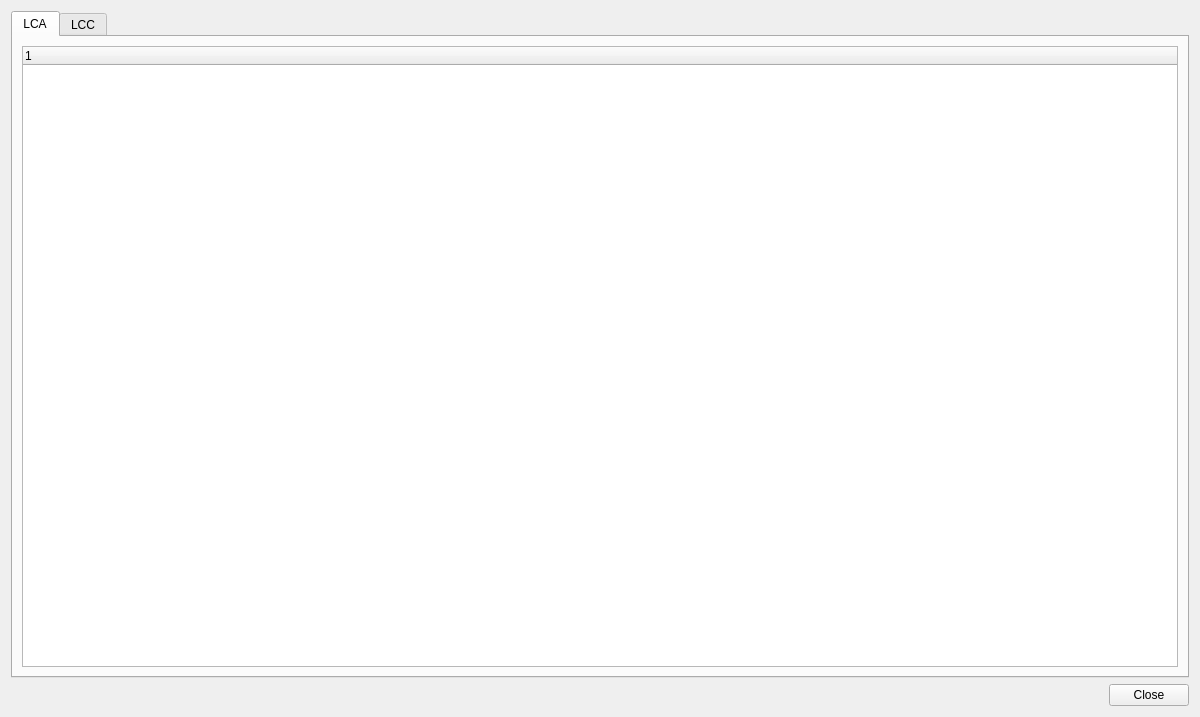
<?xml version="1.0" encoding="UTF-8"?>
<ui version="4.0">
 <class>SVLcaLccResultsDialog</class>
 <widget class="QWidget" name="SVLcaLccResultsDialog">
  <property name="geometry">
   <rect>
    <x>0</x>
    <y>0</y>
    <width>1200</width>
    <height>717</height>
   </rect>
  </property>
  <property name="windowTitle">
   <string>LCA/LCC Results</string>
  </property>
  <layout class="QGridLayout" name="gridLayout">
   <item row="1" column="1">
    <widget class="QPushButton" name="pushButtonClose">
     <property name="text">
      <string>Close</string>
     </property>
    </widget>
   </item>
   <item row="1" column="0">
    <spacer name="horizontalSpacer">
     <property name="orientation">
      <enum>Qt::Horizontal</enum>
     </property>
     <property name="sizeHint" stdset="0">
      <size>
       <width>40</width>
       <height>20</height>
      </size>
     </property>
    </spacer>
   </item>
   <item row="0" column="0" colspan="2">
    <widget class="QTabWidget" name="tabWidget">
     <property name="tabPosition">
      <enum>QTabWidget::North</enum>
     </property>
     <property name="currentIndex">
      <number>0</number>
     </property>
     <widget class="QWidget" name="LCA">
      <attribute name="title">
       <string>LCA</string>
      </attribute>
      <layout class="QGridLayout" name="gridLayout_2">
       <item row="0" column="0">
        <widget class="QTreeWidget" name="treeWidgetLcaResults">
         <column>
          <property name="text">
           <string notr="true">1</string>
          </property>
         </column>
        </widget>
       </item>
      </layout>
     </widget>
     <widget class="QWidget" name="LCC">
      <attribute name="title">
       <string>LCC</string>
      </attribute>
      <layout class="QGridLayout" name="gridLayout_3">
       <item row="0" column="0" colspan="2">
        <widget class="QTableWidget" name="tableWidgetLccResults"/>
       </item>
       <item row="1" column="0" colspan="2">
        <widget class="QTableWidget" name="tableWidgetLccOverview">
         <property name="maximumSize">
          <size>
           <width>16777215</width>
           <height>150</height>
          </size>
         </property>
        </widget>
       </item>
      </layout>
     </widget>
    </widget>
   </item>
  </layout>
 </widget>
 <resources/>
 <connections/>
</ui>
